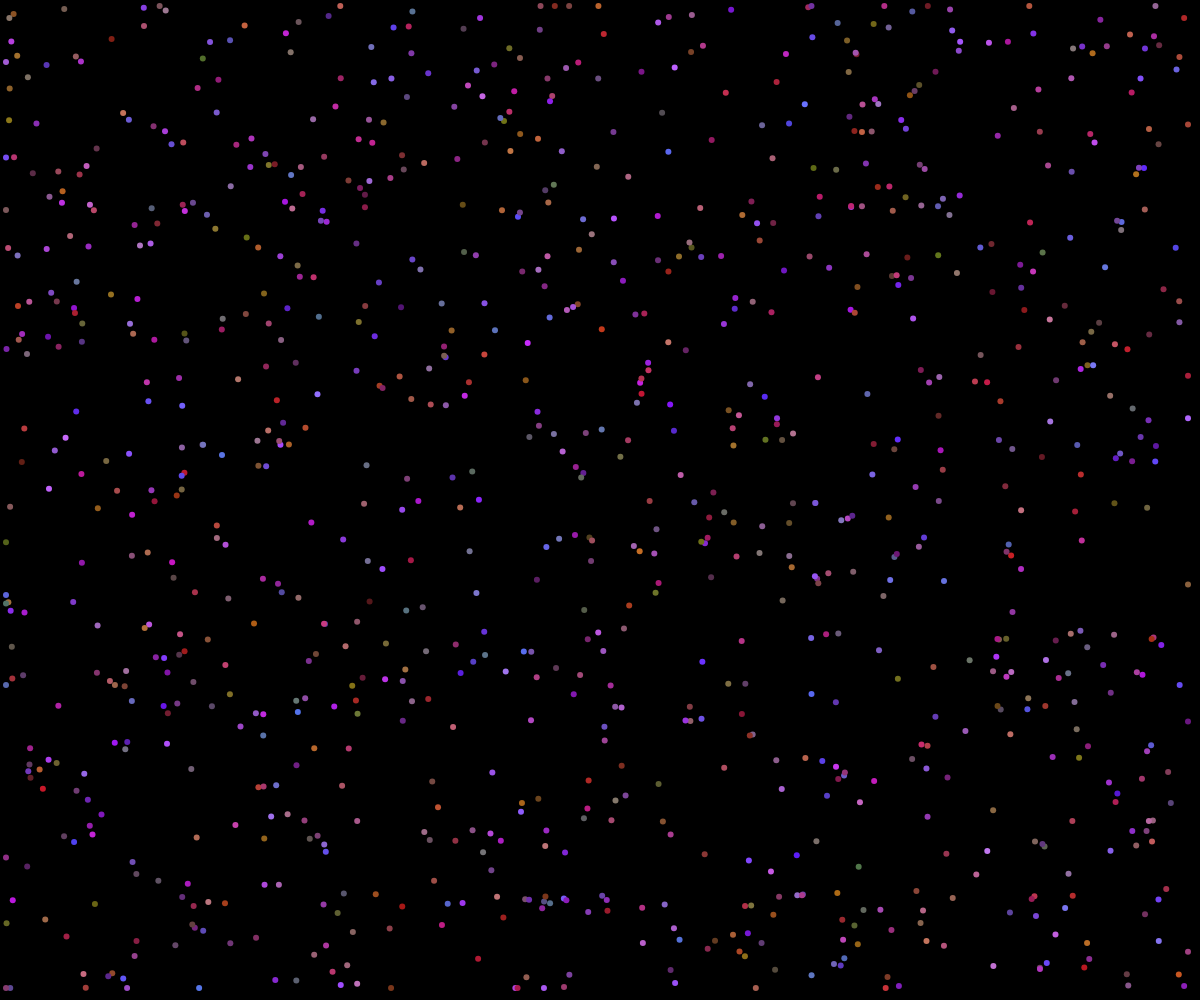
Frame 1 (no input)
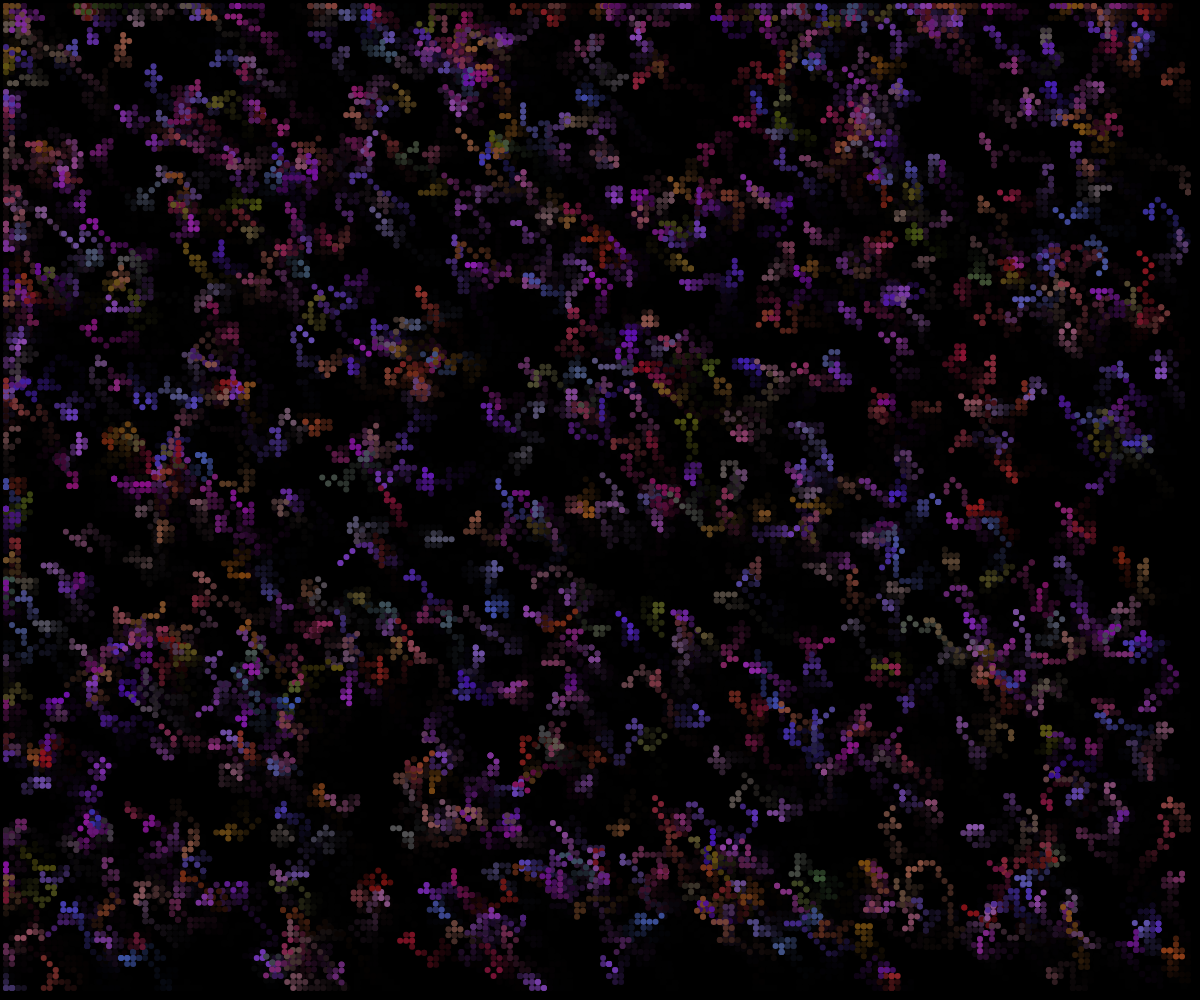
Frame 60 (no input)
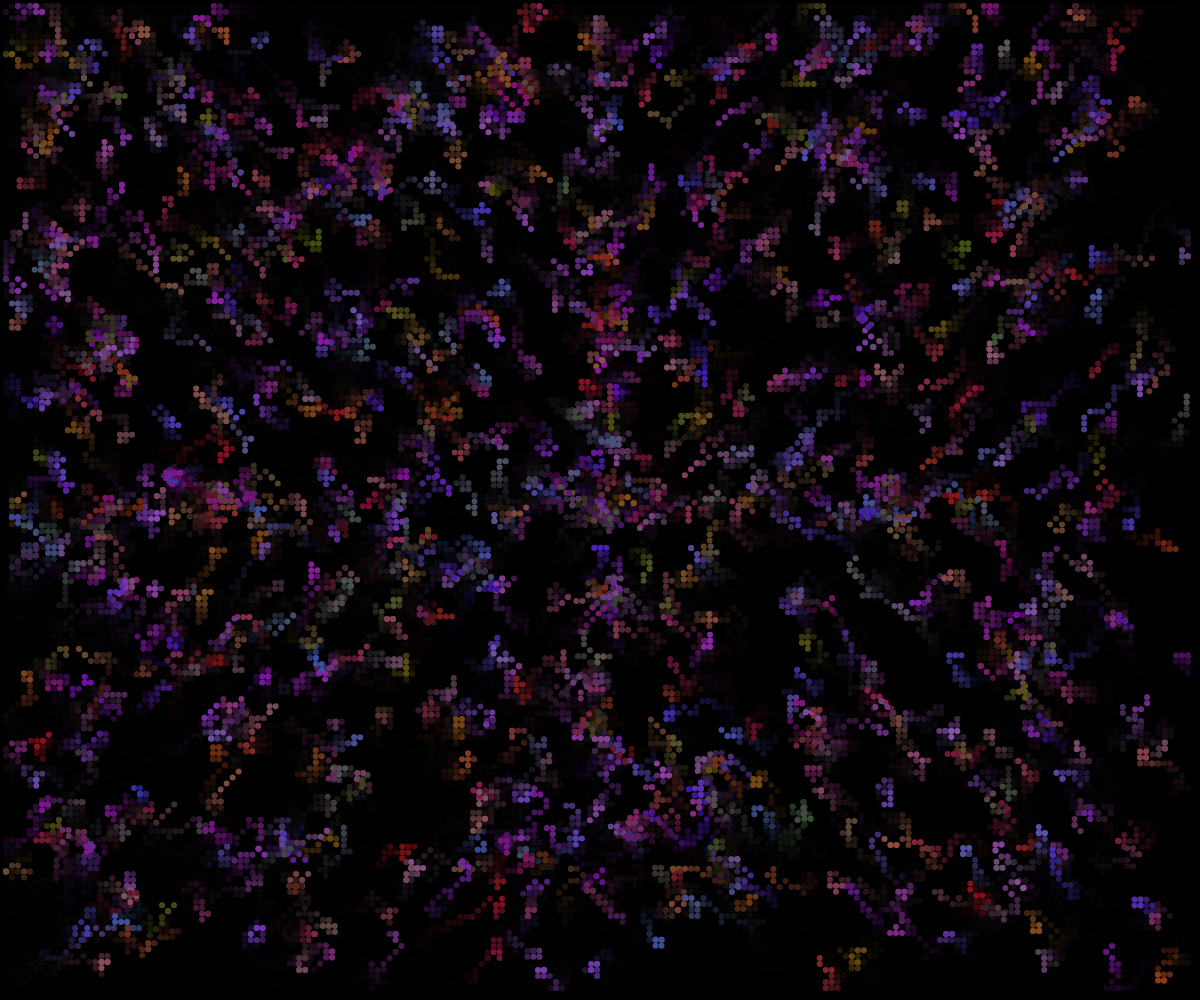
Frame 120 (the mouse pressed at the canvas centre since frame 60)

The p5.js sketch that drew these frames (run headless with seeded random() and noise() and a simulated clock; from frame 60 on, the mouse is pressed at the canvas centre):

// p5.js sketch
// ── sketch.js
let walker;

class Walker {
  constructor(size = 10, transp = 255) {
    this.size = size;
    this.alpha = transp;

    // // center start
    // this.x = width / 2;
    // this.y = height / 2;

    // random start
    this.x = random(0, width);
    this.y = random(0, height);

    this.stepX;
    this.stepY;
    this.r = random(80, 200);
    this.g = random(20, 120);
    this.b = random(20, 255);
  }

  display() {
    stroke(this.r, this.g, this.b, this.alpha);
    strokeWeight(this.size);
    point(this.x, this.y);
  }

  randomWalk() {
    this.stepX = round(random(-1, 1)) * this.size;
    this.stepY = round(random(-1, 1)) * this.size;
  }

  followMouse() {
    this.stepX = 0;
    this.stepY = 0;

    if (this.x < mouseX) {
      this.stepX = this.size;
    } else if (this.x > mouseX) {
      this.stepX = -1 * this.size;
    }

    if (this.y < mouseY) {
      this.stepY = this.size;
    } else if (this.y > mouseY) {
      this.stepY = -1 * this.size;
    }
  }

  step() {
    let r = random(1);
    // A 10% chance of following mouse
    if (r < 0.1) {
      this.followMouse();
    } else {
      this.randomWalk();
    }

    this.x += this.stepX;
    this.y += this.stepY;

    this.x = constrain(this.x, this.size, width - (this.size * 2));
    this.y = constrain(this.y, this.size, height - (this.size * 2));
  }
}

function makeWalkers(n = 10, size = 10, transp = 25) {
  var Walkers = new Array(n)
  for (var i = 0; i < n; ++i) {
    Walkers[i] = new Walker(size, transp)
  }
  return Walkers
}

function setup() {
  // let canvasWidth = 1920 / 2;
  // let canvasHeight = 1080 / 2;
  let canvasWidth = window.innerWidth;
  let canvasHeight = window.innerHeight;
  createCanvas(canvasWidth, canvasHeight);
  background(0, 0, 0);
  frameRate(60);
  walkers = makeWalkers(1000, 6, 255);
}

function draw() {
  for (var i = 0; i < walkers.length; ++i) {
    walkers[i].step();
    walkers[i].display();
  }

  if (frameCount % 4 == 0) {
    background(0, 0, 0, 80);

  }
}

function mouseClicked() {
  background(0, 0, 0, 127);
  // prevent default
  return false;
}
